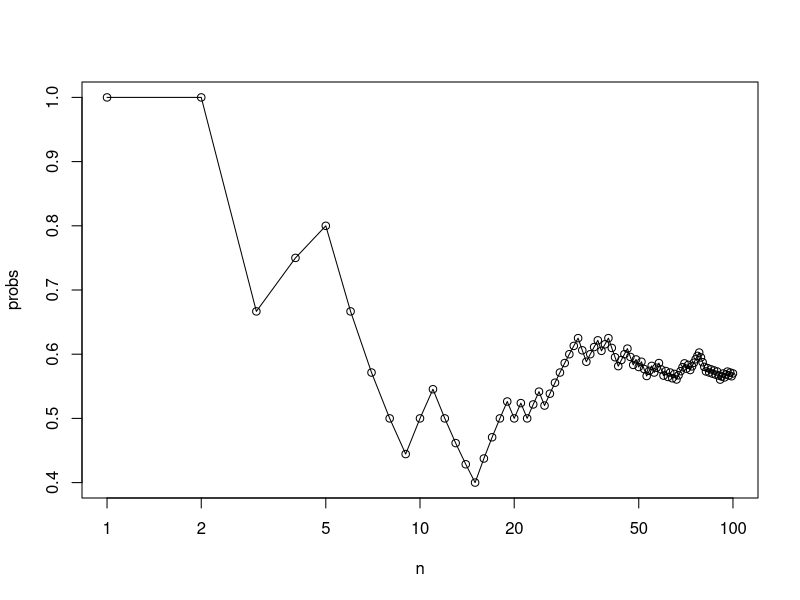
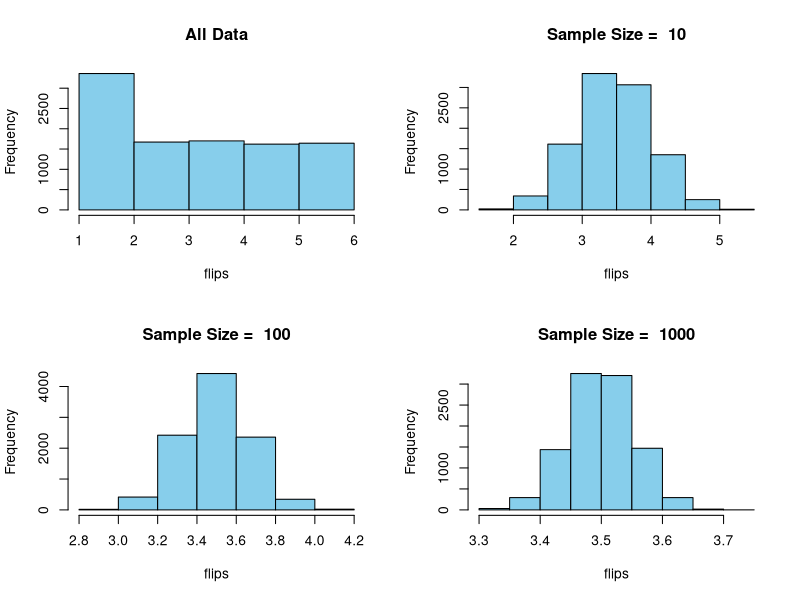

The R source for these figures, in order:
##---- Sampling

N <- 100
flips <- sample(x=c(0,1), prob=c(.5, .5), size=N, replace=T)
cum <- cumsum(flips)
n <- 1:N
probs <- cum / n
plot(n, probs, type="o", log="x")

#----
samplingDist <- function(sampleSize, N) {
    flips <- NULL
    for (i in 1:N/sampleSize) {
        flips <- rbind(flips,mean(sample(x=seq(1, 6), prob=rep(1/6, 6), size=sampleSize, replace=T)))
    }
    hist(flips, breaks=6, col="skyblue", main=paste("Sample Size = ", sampleSize))

    cat("\n\n")
    cat("Sample Size: ", sampleSize)
    cat("\n", "Mean = ", mean(flips), "\n", "Std Dev =", sd(as.vector(flips)))
}

samplingDistributionSimu <- function () {
    N <- 10000
    flips <- sample(x=seq(1,6), prob=rep(1/6, 6), size=N, replace=T)

    par(mfrow=c(2,2))
    hist(flips, breaks=6, col="skyblue", main="All Data")
    cat("\n")
    cat("All Data")
    cat("\n", "Mean = ", mean(flips), "\n", "Std Dev =", sd(flips))

    samplingDist(10, N)
    samplingDist(100, N)
    samplingDist(1000, N)

    cat("\n\n")
    par(mfrow=c(1,1))
}
samplingDistributionSimu()
